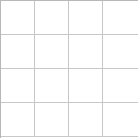
<?xml version="1.0" encoding="UTF-8"?>
<ui version="4.0">
 <class>EmotionWidget</class>
 <widget class="QWidget" name="EmotionWidget">
  <property name="geometry">
   <rect>
    <x>0</x>
    <y>0</y>
    <width>138</width>
    <height>138</height>
   </rect>
  </property>
  <property name="windowTitle">
   <string>Form</string>
  </property>
  <widget class="QTableWidget" name="tableWidget">
   <property name="geometry">
    <rect>
     <x>0</x>
     <y>0</y>
     <width>141</width>
     <height>151</height>
    </rect>
   </property>
   <property name="rowCount">
    <number>4</number>
   </property>
   <property name="columnCount">
    <number>4</number>
   </property>
   <attribute name="horizontalHeaderVisible">
    <bool>false</bool>
   </attribute>
   <attribute name="horizontalHeaderDefaultSectionSize">
    <number>34</number>
   </attribute>
   <attribute name="horizontalHeaderStretchLastSection">
    <bool>true</bool>
   </attribute>
   <attribute name="verticalHeaderVisible">
    <bool>false</bool>
   </attribute>
   <attribute name="verticalHeaderDefaultSectionSize">
    <number>34</number>
   </attribute>
   <row/>
   <row/>
   <row/>
   <row/>
   <column/>
   <column/>
   <column/>
   <column/>
  </widget>
 </widget>
 <resources/>
 <connections/>
</ui>
